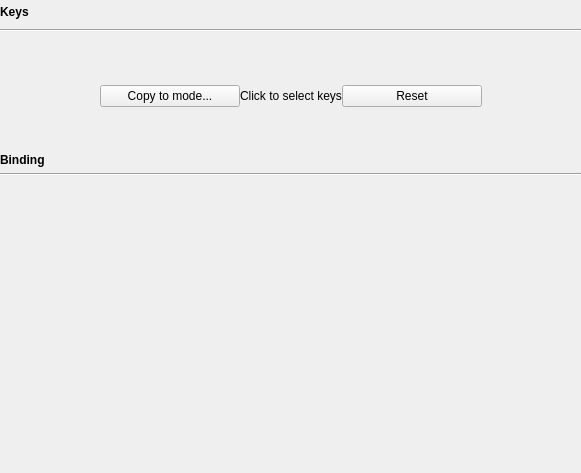
<?xml version="1.0" encoding="UTF-8"?>
<ui version="4.0">
 <class>KbBindWidget</class>
 <widget class="QWidget" name="KbBindWidget">
  <property name="geometry">
   <rect>
    <x>0</x>
    <y>0</y>
    <width>581</width>
    <height>473</height>
   </rect>
  </property>
  <property name="windowTitle">
   <string notr="true">Form</string>
  </property>
  <layout class="QVBoxLayout" name="verticalLayout">
   <property name="leftMargin">
    <number>0</number>
   </property>
   <property name="topMargin">
    <number>0</number>
   </property>
   <property name="rightMargin">
    <number>0</number>
   </property>
   <item>
    <layout class="QHBoxLayout" name="horizontalLayout_3">
     <item>
      <widget class="QLabel" name="label">
       <property name="sizePolicy">
        <sizepolicy hsizetype="Expanding" vsizetype="Minimum">
         <horstretch>0</horstretch>
         <verstretch>0</verstretch>
        </sizepolicy>
       </property>
       <property name="minimumSize">
        <size>
         <width>0</width>
         <height>23</height>
        </size>
       </property>
       <property name="font">
        <font>
         <weight>75</weight>
         <bold>true</bold>
        </font>
       </property>
       <property name="text">
        <string>Keys</string>
       </property>
      </widget>
     </item>
    </layout>
   </item>
   <item>
    <widget class="Line" name="line">
     <property name="orientation">
      <enum>Qt::Horizontal</enum>
     </property>
    </widget>
   </item>
   <item>
    <layout class="QGridLayout" name="gridLayout">
     <item row="0" column="4">
      <spacer name="horizontalSpacer_2">
       <property name="orientation">
        <enum>Qt::Horizontal</enum>
       </property>
       <property name="sizeHint" stdset="0">
        <size>
         <width>40</width>
         <height>20</height>
        </size>
       </property>
      </spacer>
     </item>
     <item row="0" column="1" colspan="3">
      <widget class="KeyWidget" name="keyWidget" native="true">
       <property name="sizePolicy">
        <sizepolicy hsizetype="Preferred" vsizetype="Expanding">
         <horstretch>0</horstretch>
         <verstretch>0</verstretch>
        </sizepolicy>
       </property>
      </widget>
     </item>
     <item row="0" column="0">
      <spacer name="horizontalSpacer">
       <property name="orientation">
        <enum>Qt::Horizontal</enum>
       </property>
       <property name="sizeHint" stdset="0">
        <size>
         <width>40</width>
         <height>20</height>
        </size>
       </property>
      </spacer>
     </item>
     <item row="2" column="1" colspan="3">
      <layout class="QHBoxLayout" name="horizontalLayout_2">
       <property name="spacing">
        <number>0</number>
       </property>
       <item>
        <widget class="QPushButton" name="copyButton">
         <property name="sizePolicy">
          <sizepolicy hsizetype="Fixed" vsizetype="Fixed">
           <horstretch>0</horstretch>
           <verstretch>0</verstretch>
          </sizepolicy>
         </property>
         <property name="minimumSize">
          <size>
           <width>140</width>
           <height>0</height>
          </size>
         </property>
         <property name="maximumSize">
          <size>
           <width>140</width>
           <height>16777215</height>
          </size>
         </property>
         <property name="text">
          <string>Copy to mode...</string>
         </property>
        </widget>
       </item>
       <item>
        <widget class="QLabel" name="selectLabel">
         <property name="sizePolicy">
          <sizepolicy hsizetype="Expanding" vsizetype="Preferred">
           <horstretch>0</horstretch>
           <verstretch>0</verstretch>
          </sizepolicy>
         </property>
         <property name="text">
          <string>Click to select keys</string>
         </property>
         <property name="alignment">
          <set>Qt::AlignCenter</set>
         </property>
        </widget>
       </item>
       <item>
        <widget class="QPushButton" name="resetButton">
         <property name="sizePolicy">
          <sizepolicy hsizetype="Expanding" vsizetype="Fixed">
           <horstretch>0</horstretch>
           <verstretch>0</verstretch>
          </sizepolicy>
         </property>
         <property name="minimumSize">
          <size>
           <width>140</width>
           <height>0</height>
          </size>
         </property>
         <property name="maximumSize">
          <size>
           <width>140</width>
           <height>16777215</height>
          </size>
         </property>
         <property name="text">
          <string>Reset</string>
         </property>
        </widget>
       </item>
      </layout>
     </item>
     <item row="1" column="4">
      <layout class="QFormLayout" name="formLayout"/>
     </item>
    </layout>
   </item>
   <item>
    <spacer name="verticalSpacer">
     <property name="orientation">
      <enum>Qt::Vertical</enum>
     </property>
     <property name="sizeType">
      <enum>QSizePolicy::Minimum</enum>
     </property>
     <property name="sizeHint" stdset="0">
      <size>
       <width>20</width>
       <height>40</height>
      </size>
     </property>
    </spacer>
   </item>
   <item>
    <widget class="QLabel" name="label_2">
     <property name="font">
      <font>
       <weight>75</weight>
       <bold>true</bold>
      </font>
     </property>
     <property name="text">
      <string>Binding</string>
     </property>
    </widget>
   </item>
   <item>
    <widget class="Line" name="line_2">
     <property name="orientation">
      <enum>Qt::Horizontal</enum>
     </property>
    </widget>
   </item>
   <item>
    <widget class="QWidget" name="widget" native="true">
     <property name="sizePolicy">
      <sizepolicy hsizetype="Preferred" vsizetype="Fixed">
       <horstretch>0</horstretch>
       <verstretch>0</verstretch>
      </sizepolicy>
     </property>
     <property name="minimumSize">
      <size>
       <width>0</width>
       <height>280</height>
      </size>
     </property>
     <property name="maximumSize">
      <size>
       <width>16777215</width>
       <height>280</height>
      </size>
     </property>
     <layout class="QGridLayout" name="gridLayout_2">
      <property name="leftMargin">
       <number>0</number>
      </property>
      <property name="topMargin">
       <number>0</number>
      </property>
      <property name="rightMargin">
       <number>0</number>
      </property>
      <property name="bottomMargin">
       <number>0</number>
      </property>
      <property name="spacing">
       <number>0</number>
      </property>
      <item row="0" column="0">
       <widget class="RebindWidget" name="rbWidget" native="true">
        <property name="sizePolicy">
         <sizepolicy hsizetype="Expanding" vsizetype="Expanding">
          <horstretch>0</horstretch>
          <verstretch>0</verstretch>
         </sizepolicy>
        </property>
       </widget>
      </item>
     </layout>
    </widget>
   </item>
  </layout>
 </widget>
 <customwidgets>
  <customwidget>
   <class>KeyWidget</class>
   <extends>QWidget</extends>
   <header>keywidget.h</header>
   <container>1</container>
  </customwidget>
  <customwidget>
   <class>RebindWidget</class>
   <extends>QWidget</extends>
   <header>rebindwidget.h</header>
   <container>1</container>
  </customwidget>
 </customwidgets>
 <tabstops>
  <tabstop>copyButton</tabstop>
  <tabstop>resetButton</tabstop>
 </tabstops>
 <resources/>
 <connections/>
</ui>
